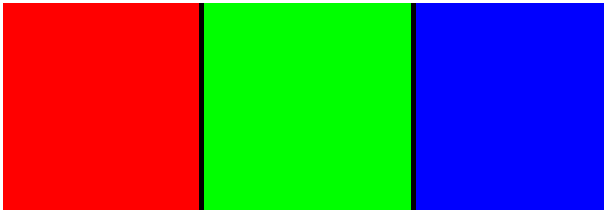
#> input picture rgb.png, 608 x 214 px, found by its file name
$ jupyter execute --allow-errors 02_image_filtering.ipynb
#> lines starting #> are read from the running program, lines starting #| are printed output that depends on the picture
# Notebook Setup

## Imports

[cell 1]
import cv2
import matplotlib.pyplot as plt
import numpy as np
import plotly.graph_objects as go
from skimage import data

## Drive Mounting & Base Path for Images

[cell 2]
from google.colab import drive
drive.mount('/content/drive')

[cell 3]
basePath = "/content/drive/My Drive/Colab Notebooks/Computer Vision/"

## Plot Parameters

[cell 4]
plt.rcParams.update({'text.color' : "white",
                     'axes.labelcolor' : "white",
                     'xtick.color' : "white",
                     'ytick.color' : "white"})

# Turning On/Off Channels

[cell 5]
img = cv2.imread(basePath + 'rgb.png')
#> img is the input picture: shape (214, 608, 3); mean B, G, R 87.5, 95.2, 90.7
img = cv2.cvtColor(img, cv2.COLOR_BGR2RGB)
#print(img)
plt.imshow(img)
plt.axis('off')

[cell 6]
img_t = img.copy()
img_t[:,:,1] = 0
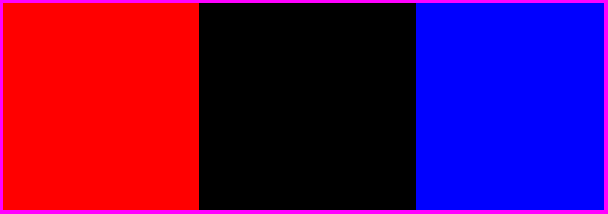
#> img_t: shape (214, 608, 3); mean R, G, B 90.7, 0, 87.5
img_t[:,:,2] = 0
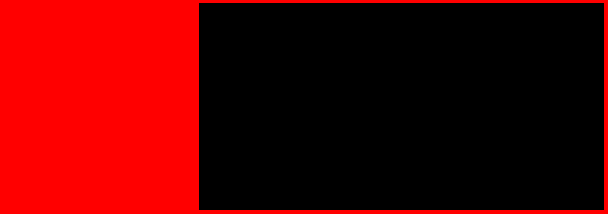
#> img_t: shape (214, 608, 3); mean R, G, B 90.7, 0, 0
plt.imshow(img_t)
plt.axis('off')
